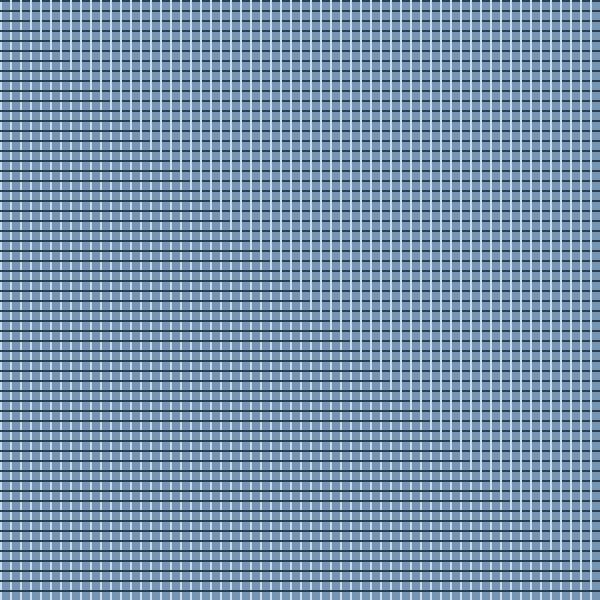
#> input picture TG_gen (1)/backend/uploads/fabric_detection/11b46c0b012b4a03a3d60dfa0b1bf07e_lowconf_sample.jpg, 600 x 600 px
$ python -i color_texture_processor.py   (imports and definitions only)   (older library calls are emulated)
#> lines starting #> are read from the running program, lines starting #| are printed output that depends on the picture; after the words box and inside, x2 and y2 are one past the last pixel; in counts of white or black regions, pixels touching at a corner belong together
import os
import math
from typing import List, Dict, Any, Tuple
import cv2
import numpy as np
from PIL import Image

COLOR_NAMEMAP = [
    ((47, 79, 79), "Dark Slate Gray"),
    ((232, 220, 196), "Cream"),
    ((255, 255, 255), "White"),
    ((245, 245, 220), "Beige"),
    ((0, 0, 0), "Black"),
    ((128, 128, 128), "Gray"),
    ((112, 128, 144), "Slate Gray"),
    ((25, 25, 112), "Midnight Blue"),
    ((0, 0, 128), "Navy Blue"),
    ((65, 105, 225), "Royal Blue"),
    ((70, 130, 180), "Steel Blue"),
    ((30, 144, 255), "Dodger Blue"),
    ((173, 216, 230), "Light Blue"),
    ((34, 139, 34), "Forest Green"),
    ((85, 107, 47), "Olive Green"),
    ((143, 188, 143), "Dark Sea Green"),
    ((178, 34, 34), "Firebrick Red"),
    ((165, 42, 42), "Brown"),
    ((210, 105, 30), "Chocolate"),
    ((222, 184, 135), "Burlywood"),
    ((244, 164, 96), "Sandy Brown"),
    ((218, 165, 32), "Goldenrod"),
    ((188, 143, 143), "Rosy Brown"),
    ((128, 0, 0), "Maroon"),
    ((75, 0, 130), "Indigo"),
    ((238, 130, 238), "Violet"),
    ((255, 240, 245), "Lavender Blush"),
    ((250, 235, 215), "Antique White"),
    ((139, 69, 19), "Saddle Brown"),
    ((47, 79, 79), "Charcoal"),
]

def rgb_to_hex(r: int, g: int, b: int) -> str:
    return f"#{r:02X}{g:02X}{b:02X}"

# [68 lines left out: functions get_nearest_color_name, extract_dominant_colors, not called in this run]

def analyze_image_texture(image_path: str) -> Dict[str, Any]:
    """
    Analyzes visual attributes (roughness/sharpness, shine, twill diagonal angle, knit loops, pattern) using OpenCV.
    """
    if not os.path.exists(image_path):
        return {
            "laplacian_var": 120.0,
            "roughness": "medium",
            "shine": "matte",
            "texture_type": "woven",
            "pattern_hint": "solid",
            "twill_diag_score": 0.25,
            "knit_score": 0.30,
            "gabor_energy": 25000.0,
            "ortho_ratio": 0.50,
            "val_std": 35.0,
        }

    try:
        img = cv2.imread(image_path)
#> img is the input picture: shape (600, 600, 3); mean B, G, R 172.5, 146.6, 119.8
        if img is None:
            pil_img = Image.open(image_path).convert("RGB")
            img = cv2.cvtColor(np.array(pil_img), cv2.COLOR_RGB2BGR)

        gray = cv2.cvtColor(img, cv2.COLOR_BGR2GRAY)
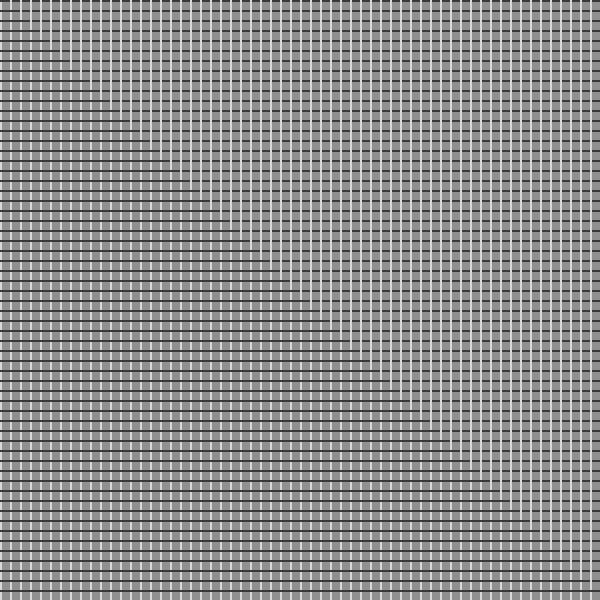
#> gray: shape (600, 600); min 37, max 236, mean 141.4
        hsv = cv2.cvtColor(img, cv2.COLOR_BGR2HSV)
#> hsv: shape (600, 600, 3); mean H, S, V 104.6, 86.6, 172.5

        # 1. Laplacian variance measures high-frequency edge intensity & grain
        laplacian_var = float(cv2.Laplacian(gray, cv2.CV_64F).var())
#> laplacian_var = 6811.8

        # 2. Value & Saturation channels measure shine/gloss and color vibrancy
        val_channel = hsv[:, :, 2]
        sat_channel = hsv[:, :, 1]
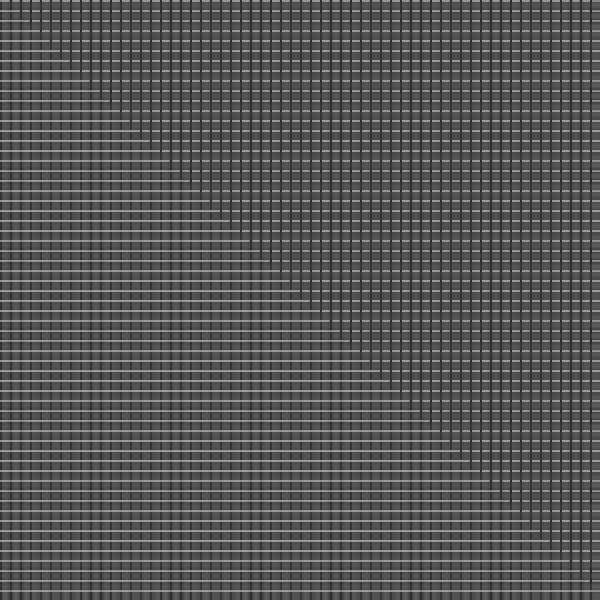
#> sat_channel: shape (600, 600); min 39, max 196, mean 86.6
        val_std = float(np.std(val_channel))
#> val_std = 48.69
        sat_std = float(np.std(sat_channel))
#> sat_std = 31.88
        sat_mean = float(np.mean(sat_channel))
#> sat_mean = 86.56

        # 3. Directional Gradient (Sobel) to identify Twill weave vs Orthogonal Plain weave
        sobelx = cv2.Sobel(gray, cv2.CV_64F, 1, 0, ksize=3)
        sobely = cv2.Sobel(gray, cv2.CV_64F, 0, 1, ksize=3)
        mag = np.sqrt(sobelx**2 + sobely**2)
        angles = np.arctan2(np.abs(sobely), np.abs(sobelx)) * (180.0 / np.pi)
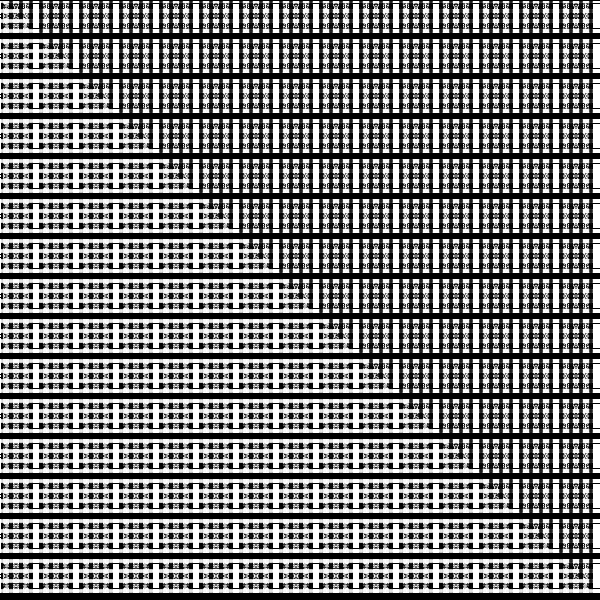
#> angles: shape (600, 600) float64; min 0, max 90, mean 44.2; drawn with min black and max white

        edge_thresh = 25.0
        strong_edges = mag > edge_thresh
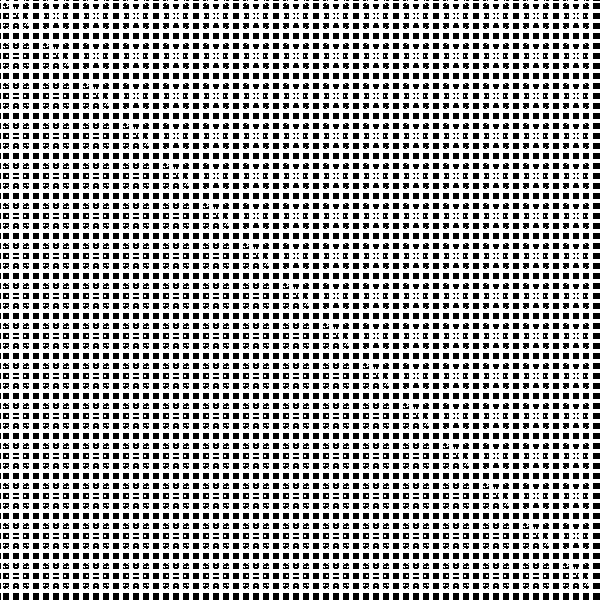
#> strong_edges: shape (600, 600) bool; 68.4% white; 4185 black regions (795 under 20 px), largest, box (x1, y1, x2, y2) and area: (593, 593, 600, 600) 49, (593, 3, 600, 9) 42, (593, 13, 600, 19) 42
        total_strong = float(np.sum(strong_edges)) + 1e-6
#> total_strong = 246222

        diag_mask = (angles >= 30) & (angles <= 60) & strong_edges
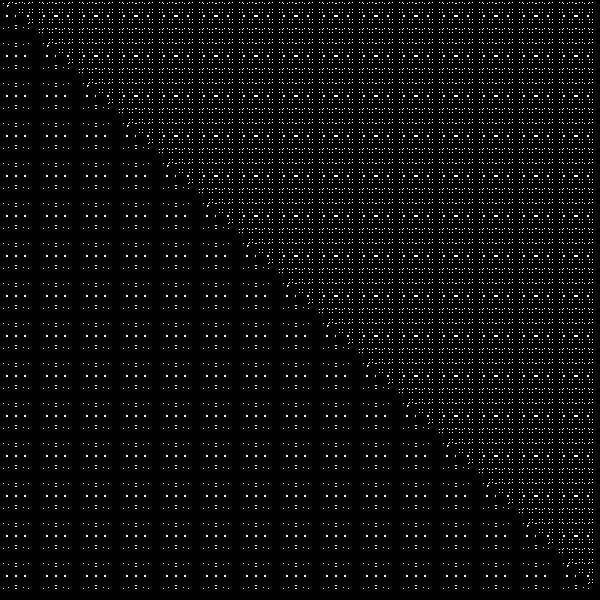
#> diag_mask: shape (600, 600) bool; 3.7% white in thin lines or dots
        ortho_mask = ((angles < 20) | (angles > 70)) & strong_edges
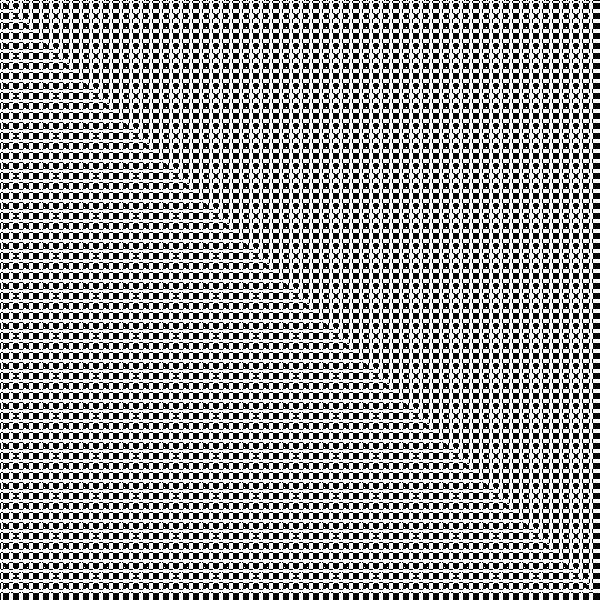
#> ortho_mask: shape (600, 600) bool; 58.1% white; 1037 black regions (75 under 20 px), largest, box (x1, y1, x2, y2) and area: (0, 0, 573, 570) 7238, (0, 0, 533, 530) 6728, (0, 0, 493, 490) 6218

        twill_diag_score = float(np.sum(diag_mask) / total_strong)
#> twill_diag_score = 0.0539
        ortho_ratio = float(np.sum(ortho_mask) / total_strong)
#> ortho_ratio = 0.85

        # 4. Multi-scale Gabor Filter Energy for Knitwear & Looped Yarn detection
        g_kernel = cv2.getGaborKernel((21, 21), 5.0, 0, 10.0, 0.5, 0, ktype=cv2.CV_32F)
        filtered = cv2.filter2D(gray, cv2.CV_32F, g_kernel)
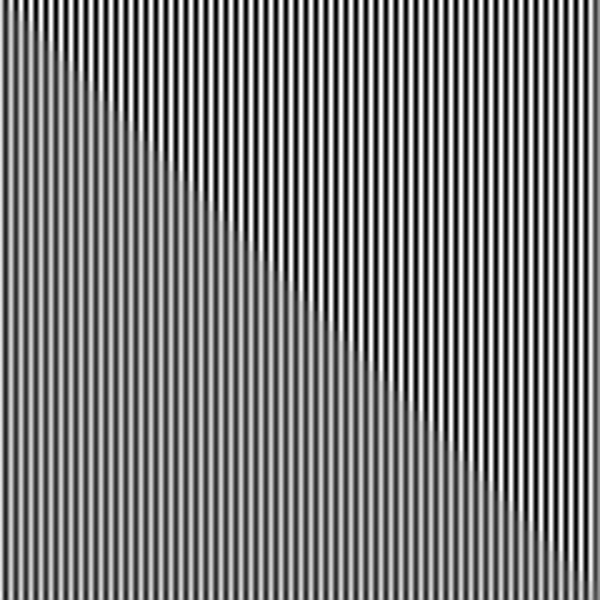
#> filtered: shape (600, 600) float32; min -3677.2, max 3703.8, mean -8.2; drawn with min black and max white
        gabor_energy = float(np.var(filtered))
#> gabor_energy = 4741588.5

        # Knit looped score combining Gabor variance + edge density + low gloss
        knit_score = min(1.0, max(0.0, (gabor_energy / 80000.0) * 0.6 + (laplacian_var / 800.0) * 0.4))
#> knit_score = 1

        # Roughness categorization
        if laplacian_var > 450 or gabor_energy > 70000:
            roughness = "rough"
            texture_type = "knitted / chunky"
        elif laplacian_var > 150 or gabor_energy > 30000:
            roughness = "medium"
            texture_type = "woven / ribbed"
        else:
            roughness = "smooth"
            texture_type = "smooth"

        # Shine categorization
        # High specular shine has high value variance with bright cluster highlights
        p95_val = np.percentile(val_channel, 95)
#> p95_val = 249
        p50_val = np.percentile(val_channel, 50)
#> p50_val = 177
        specular_ratio = (p95_val - p50_val)
#> specular_ratio = 72

        if (val_std > 62 and sat_std < 55) or specular_ratio > 75:
            shine = "glossy"
        elif val_std > 42 or specular_ratio > 50:
            shine = "semi-gloss"
        else:
            shine = "matte"

        # Pattern hint
        if (laplacian_var > 600 and twill_diag_score < 0.25) or sat_std > 65:
            pattern_hint = "patterned"
        elif twill_diag_score > 0.35:
            pattern_hint = "twill weave"
        else:
            pattern_hint = "solid"

        return {
            "laplacian_var": round(laplacian_var, 2),
            "roughness": roughness,
            "texture_type": texture_type,
            "shine": shine,
            "pattern_hint": pattern_hint,
            "twill_diag_score": round(twill_diag_score, 3),
            "knit_score": round(knit_score, 3),
            "gabor_energy": round(gabor_energy, 1),
            "ortho_ratio": round(ortho_ratio, 3),
            "val_std": round(val_std, 2),
            "sat_mean": round(sat_mean, 2),
        }
    except Exception as e:
        print(f"Texture analysis error: {e}")
        return {
            "laplacian_var": 100.0,
            "roughness": "medium",
            "texture_type": "smooth",
            "shine": "matte",
            "pattern_hint": "solid",
            "twill_diag_score": 0.25,
            "knit_score": 0.30,
            "gabor_energy": 25000.0,
            "ortho_ratio": 0.50,
            "val_std": 35.0,
        }

# [23 lines left out: function validate_image, not called in this run]

>>> result = analyze_image_texture('../../../TG_gen (1)/backend/uploads/fabric_detection/11b46c0b012b4a03a3d60dfa0b1bf07e_lowconf_sample.jpg')
#> result = 11 items
